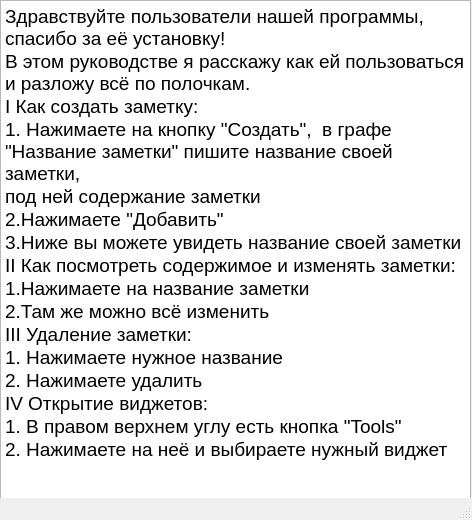
<?xml version="1.0" encoding="UTF-8"?>
<ui version="4.0">
 <class>MainWindow</class>
 <widget class="QMainWindow" name="MainWindow">
  <property name="geometry">
   <rect>
    <x>0</x>
    <y>0</y>
    <width>472</width>
    <height>520</height>
   </rect>
  </property>
  <property name="windowTitle">
   <string>MainWindow</string>
  </property>
  <widget class="QWidget" name="centralwidget">
   <widget class="QTextBrowser" name="textBrowser">
    <property name="geometry">
     <rect>
      <x>0</x>
      <y>0</y>
      <width>471</width>
      <height>521</height>
     </rect>
    </property>
    <property name="html">
     <string>&lt;!DOCTYPE HTML PUBLIC &quot;-//W3C//DTD HTML 4.0//EN&quot; &quot;http://www.w3.org/TR/REC-html40/strict.dtd&quot;&gt;
&lt;html&gt;&lt;head&gt;&lt;meta name=&quot;qrichtext&quot; content=&quot;1&quot; /&gt;&lt;style type=&quot;text/css&quot;&gt;
p, li { white-space: pre-wrap; }
&lt;/style&gt;&lt;/head&gt;&lt;body style=&quot; font-family:'MS Shell Dlg 2'; font-size:8.25pt; font-weight:400; font-style:normal;&quot;&gt;
&lt;p style=&quot; margin-top:0px; margin-bottom:0px; margin-left:0px; margin-right:0px; -qt-block-indent:0; text-indent:0px;&quot;&gt;&lt;span style=&quot; font-size:14pt;&quot;&gt;Здравствуйте пользователи нашей программы, спасибо за её установку!&lt;/span&gt;&lt;/p&gt;
&lt;p style=&quot; margin-top:0px; margin-bottom:0px; margin-left:0px; margin-right:0px; -qt-block-indent:0; text-indent:0px;&quot;&gt;&lt;span style=&quot; font-size:14pt;&quot;&gt;В этом руководстве я расскажу как ей пользоваться и разложу всё по полочкам.&lt;/span&gt;&lt;/p&gt;
&lt;p style=&quot; margin-top:0px; margin-bottom:0px; margin-left:0px; margin-right:0px; -qt-block-indent:0; text-indent:0px;&quot;&gt;&lt;span style=&quot; font-size:14pt;&quot;&gt;I Как создать заметку:&lt;/span&gt;&lt;/p&gt;
&lt;p style=&quot; margin-top:0px; margin-bottom:0px; margin-left:0px; margin-right:0px; -qt-block-indent:0; text-indent:0px;&quot;&gt;&lt;span style=&quot; font-size:14pt;&quot;&gt;1. Нажимаете на кнопку &amp;quot;Создать&amp;quot;,  в графе &amp;quot;Название заметки&amp;quot; пишите название своей заметки,&lt;/span&gt;&lt;/p&gt;
&lt;p style=&quot; margin-top:0px; margin-bottom:0px; margin-left:0px; margin-right:0px; -qt-block-indent:0; text-indent:0px;&quot;&gt;&lt;span style=&quot; font-size:14pt;&quot;&gt;под ней содержание заметки&lt;/span&gt;&lt;/p&gt;
&lt;p style=&quot; margin-top:0px; margin-bottom:0px; margin-left:0px; margin-right:0px; -qt-block-indent:0; text-indent:0px;&quot;&gt;&lt;span style=&quot; font-size:14pt;&quot;&gt;2.Нажимаете &amp;quot;Добавить&amp;quot;&lt;/span&gt;&lt;/p&gt;
&lt;p style=&quot; margin-top:0px; margin-bottom:0px; margin-left:0px; margin-right:0px; -qt-block-indent:0; text-indent:0px;&quot;&gt;&lt;span style=&quot; font-size:14pt;&quot;&gt;3.Ниже вы можете увидеть название своей заметки&lt;/span&gt;&lt;/p&gt;
&lt;p style=&quot; margin-top:0px; margin-bottom:0px; margin-left:0px; margin-right:0px; -qt-block-indent:0; text-indent:0px;&quot;&gt;&lt;span style=&quot; font-size:14pt;&quot;&gt;II Как посмотреть содержимое и изменять заметки:&lt;/span&gt;&lt;/p&gt;
&lt;p style=&quot; margin-top:0px; margin-bottom:0px; margin-left:0px; margin-right:0px; -qt-block-indent:0; text-indent:0px;&quot;&gt;&lt;span style=&quot; font-size:14pt;&quot;&gt;1.Нажимаете на название заметки&lt;/span&gt;&lt;/p&gt;
&lt;p style=&quot; margin-top:0px; margin-bottom:0px; margin-left:0px; margin-right:0px; -qt-block-indent:0; text-indent:0px;&quot;&gt;&lt;span style=&quot; font-size:14pt;&quot;&gt;2.Там же можно всё изменить&lt;/span&gt;&lt;/p&gt;
&lt;p style=&quot; margin-top:0px; margin-bottom:0px; margin-left:0px; margin-right:0px; -qt-block-indent:0; text-indent:0px;&quot;&gt;&lt;span style=&quot; font-size:14pt;&quot;&gt;III Удаление заметки:&lt;/span&gt;&lt;/p&gt;
&lt;p style=&quot; margin-top:0px; margin-bottom:0px; margin-left:0px; margin-right:0px; -qt-block-indent:0; text-indent:0px;&quot;&gt;&lt;span style=&quot; font-size:14pt;&quot;&gt;1. Нажимаете нужное название &lt;/span&gt;&lt;/p&gt;
&lt;p style=&quot; margin-top:0px; margin-bottom:0px; margin-left:0px; margin-right:0px; -qt-block-indent:0; text-indent:0px;&quot;&gt;&lt;span style=&quot; font-size:14pt;&quot;&gt;2. Нажимаете удалить&lt;/span&gt;&lt;/p&gt;
&lt;p style=&quot; margin-top:0px; margin-bottom:0px; margin-left:0px; margin-right:0px; -qt-block-indent:0; text-indent:0px;&quot;&gt;&lt;span style=&quot; font-size:14pt;&quot;&gt;IV Открытие виджетов:&lt;/span&gt;&lt;/p&gt;
&lt;p style=&quot; margin-top:0px; margin-bottom:0px; margin-left:0px; margin-right:0px; -qt-block-indent:0; text-indent:0px;&quot;&gt;&lt;span style=&quot; font-size:14pt;&quot;&gt;1. В правом верхнем углу есть кнопка &amp;quot;Tools&amp;quot;&lt;/span&gt;&lt;/p&gt;
&lt;p style=&quot; margin-top:0px; margin-bottom:0px; margin-left:0px; margin-right:0px; -qt-block-indent:0; text-indent:0px;&quot;&gt;&lt;span style=&quot; font-size:14pt;&quot;&gt;2. Нажимаете на неё и выбираете нужный виджет&lt;/span&gt;&lt;/p&gt;
&lt;p style=&quot;-qt-paragraph-type:empty; margin-top:0px; margin-bottom:0px; margin-left:0px; margin-right:0px; -qt-block-indent:0; text-indent:0px; font-size:14pt;&quot;&gt;&lt;br /&gt;&lt;/p&gt;&lt;/body&gt;&lt;/html&gt;</string>
    </property>
   </widget>
  </widget>
  <widget class="QMenuBar" name="menubar">
   <property name="geometry">
    <rect>
     <x>0</x>
     <y>0</y>
     <width>472</width>
     <height>21</height>
    </rect>
   </property>
  </widget>
  <widget class="QStatusBar" name="statusbar"/>
 </widget>
 <resources/>
 <connections/>
</ui>
